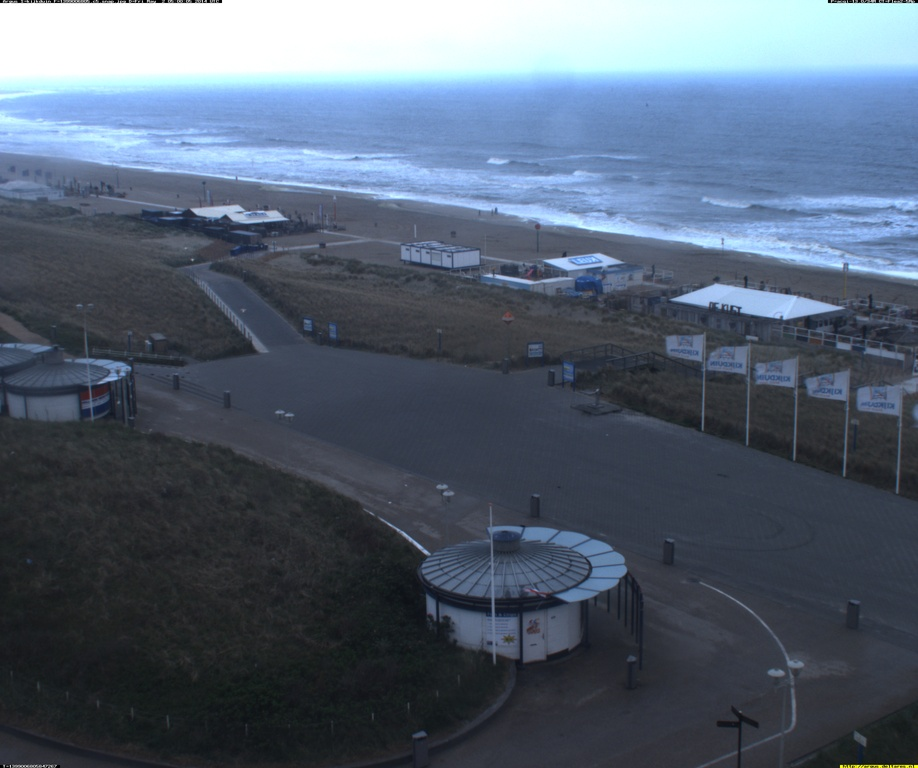
#> input picture data/argusnl/1399006805.Fri.May.02_05_00_05.UTC.2014.kijkduin.c5.snap.jpg, 918 x 768 px, shrunk from 2448 x 2048 before the run
$ python -i channels.py   (imports and definitions only)   (older library calls are emulated)
#> lines starting #> are read from the running program, lines starting #| are printed output that depends on the picture
from __future__ import absolute_import

from itertools import product
import numpy as np
import skimage.color


_FREQS = np.arange(0.05, 0.30, 0.1)
_SIGMAS = range(1, 21, 7)
_THETAS = np.arange(0, np.pi, 0.25*np.pi)


def add_channels(img, colorspace='rgb',
                 methods=['gabor', 'gaussian', 'sobel'],
                 methods_params=None):
    '''Add artificial channels to an image

    Parameters
    ----------
    img : np.ndarray
        NxMx3 array with colored image data
    colorspace : str, optional
        String indicating colorspace of *img* (rgb/hsv/etc.)
    methods : list, optional
        List of strings indicating channels to be added
    methods_params : dict, optional
        Dictionairy with named options for channel functions

    Notes
    -----
    Currently implemented channels are:
    * gabor, with options *frequencies* and *thetas*
    * gaussian, with option *sigmas*
    * sobel, without any options

    Returns
    -------
    np.ndarray
        NxMx(3+P) array with image data with extra channels where P
        is the number of channels added
    '''

    if colorspace.lower() == 'rgb':
        gray = img.mean(-1)
    elif colorspace.lower() == 'hsv':
        gray = img[..., -1]
    else:
        raise ValueError(
            'Unsupported colorspace [%s]' % colorspace)

    # default settings
    methods_params = _update_params(methods_params)

    # create extra channels
    channels = []

    # Create a set of gabor kernels and apply them
    if 'gabor' in methods:
        for i, frequency in enumerate(methods_params['frequencies']):
            response = []
            for theta in methods_params['thetas']:
                real, imag = skimage.filter.gabor_filter(
                    gray,
                    frequency=frequency,
                    #sigma_x=sigma,
                    #sigma_y=sigma,
                    theta=theta)
                response.append(np.sqrt(real ** 2 + imag ** 2))

            response = np.array(response).max(axis=0)

            channels.append(response)

    # Create relative greyishness
    if 'gaussian' in methods:
        for i, sigma1 in enumerate(methods_params['sigmas']):
            # blur
            response1 = skimage.filter.gaussian_filter(gray, sigma1)
            # blur on a higher level
            response2 = skimage.filter.gaussian_filter(gray, sigma1+1)
            # create relative darkness
            response = response2 - response1

            channels.append(response)

    # Create sobel filter channel
    if 'sobel' in methods:
        channels.append(skimage.filter.sobel(gray))

    # Combine all channels
    allchannels = np.concatenate([
        # greyscale
        np.uint8(gray)[..., np.newaxis],
        # color
        img
    ] + [
        # other channels
        channel[..., np.newaxis]
        for channel
        in channels
    ], -1)

    return allchannels


# [90 lines left out: functions get_channel_bounds, get_number_channels, normalize_channel, not called in this run]


def _update_params(params):
    '''Set channel options to module defaults'''

    methods_params = {'frequencies':_FREQS,
                      'sigmas':_SIGMAS,
                      'thetas':_THETAS}

    methods_params.update(params)

    return methods_params

>>> import cv2
>>> picture = cv2.imread('../../data/argusnl/1399006805.Fri.May.02_05_00_05.UTC.2014.kijkduin.c5.snap.jpg', cv2.IMREAD_GRAYSCALE)
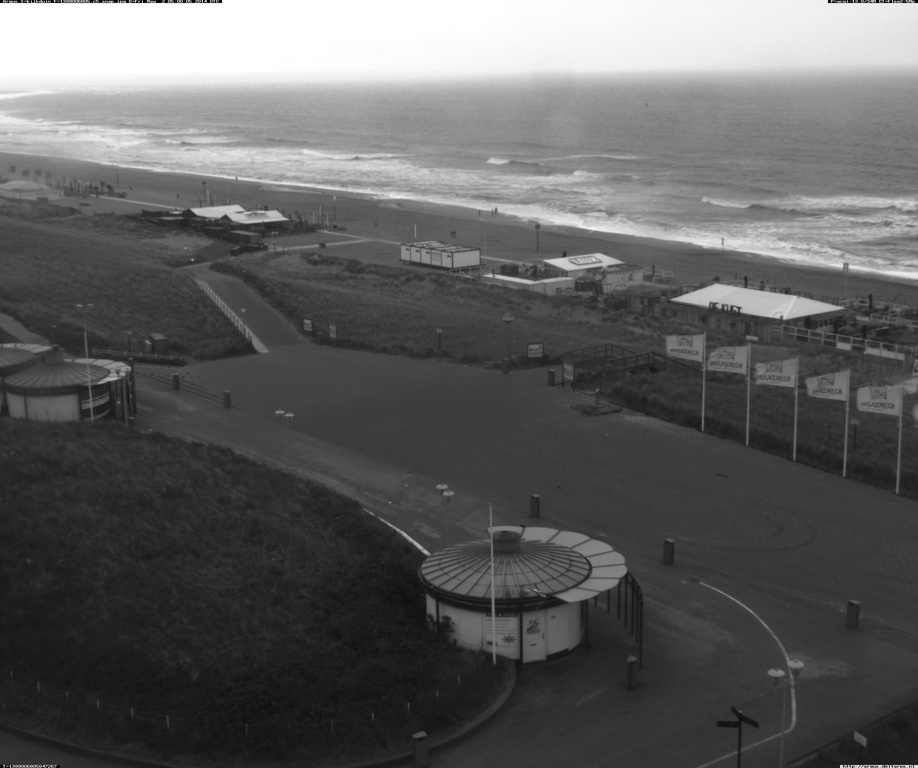
#> picture: shape (768, 918); min 0, max 255, mean 94.9
>>> result = add_channels(picture)
#> in add_channels, `gray = img.mean(-1)`: gray = 768 values, max 250.6 at index 4, min 36.75 at index 723, mean 94.86
#> (the run stopped early here; a loop or call above may not have finished)

$ run again, on data/argusnl/1399019402.Fri.May.02_08_30_02.UTC.2014.kijkduin.c2.snap.jpg
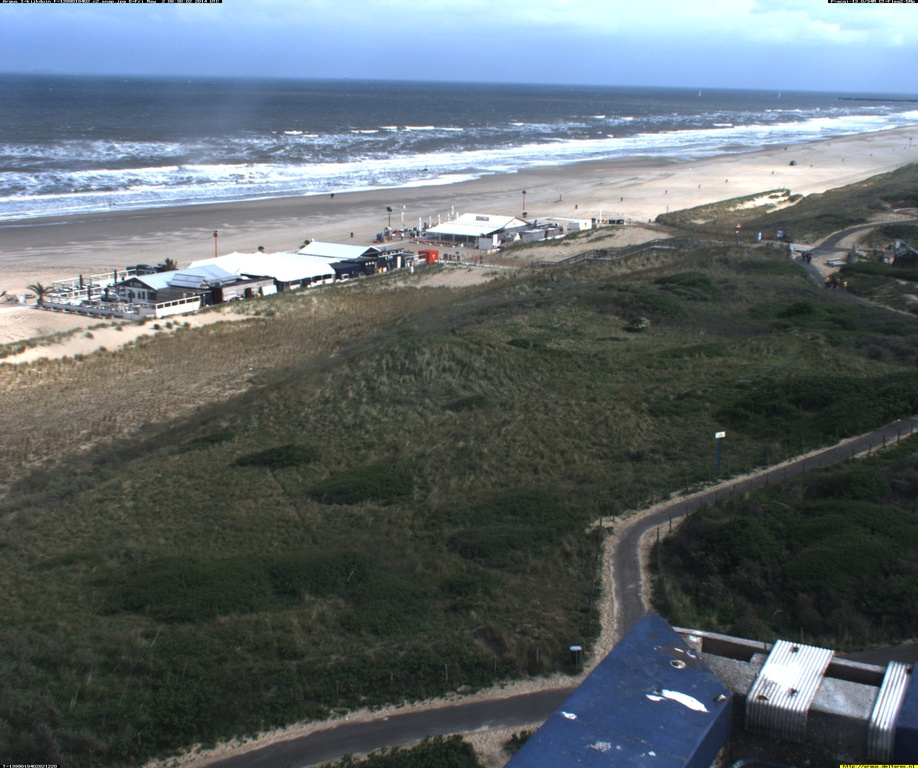
#> input picture data/argusnl/1399019402.Fri.May.02_08_30_02.UTC.2014.kijkduin.c2.snap.jpg, 918 x 768 px, shrunk from 2448 x 2048 before the run
#> `picture = cv2.imread('../../data/argusnl/1399006805.Fri.May.02_05_00_0..`:
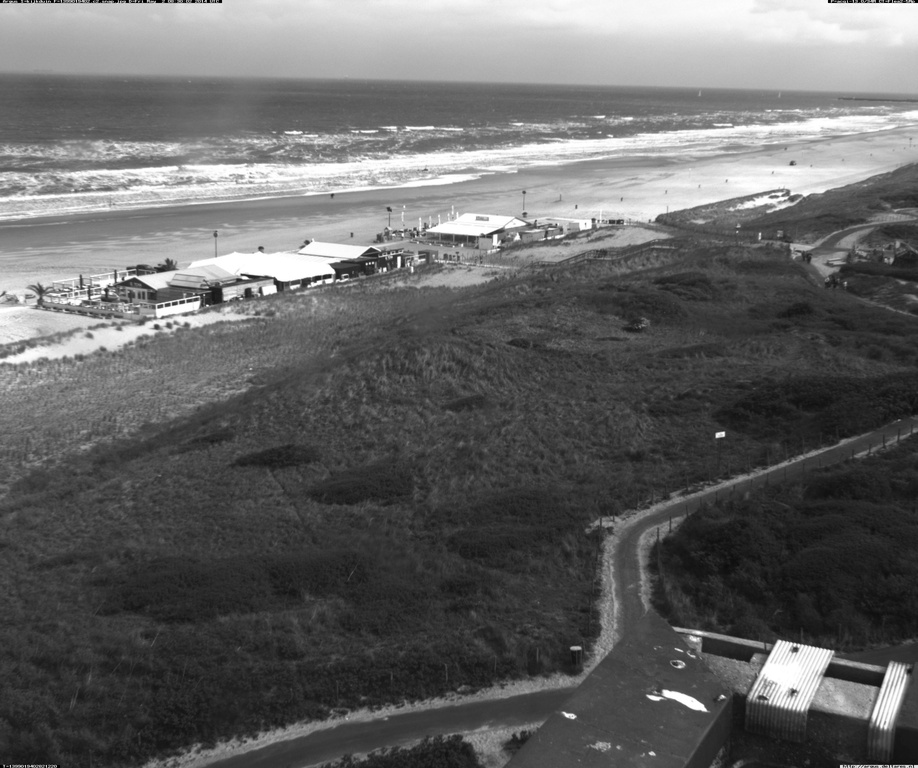
#> picture: shape (768, 918); min 0, max 255, mean 101.6
#> gray = 768 values, max 231.8 at index 4, min 42.88 at index 592, mean 101.6
